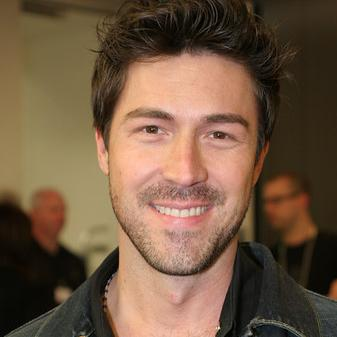
#> input picture 02_Train_FaceRecognition_with_ML/test_images/01.jpg, 337 x 337 px; its folder holds only this picture in this run
$ python -i 02_data_preprocessing_EDA.py   (imports and definitions only)
#> lines starting #> are read from the running program, lines starting #| are printed output that depends on the picture
import pickle
import numpy as np
import pandas as pd

# visualization
import matplotlib.pyplot as plt
import seaborn as sns

# computer vision library
import cv2

# glob
from glob import glob

import warnings
# [1 line not run here, left out]

# extract path of male and female in crop_data folder and put them in a list
fpath = glob('./crop_data/female/*.jpg')
mpath = glob('./crop_data/male/*.jpg')

df_female = pd.DataFrame(fpath, columns=['filepath'])
df_female['gender'] = 'female'

df_male = pd.DataFrame(mpath, columns=['filepath'])
df_male['gender'] = 'male'

df = pd.concat((df_female, df_male), axis=0)

# [5 lines not run here, left out]

# it will take each image path
# then return width of the image


def get_size(path):
    img = cv2.imread(path)
    return img.shape[0]


# store dimension of image in this columns
df['dimension'] = df['filepath'].apply(get_size)

# [1 line not run here, left out]

dist_gender = df['gender'].value_counts()
# [1 line not run here, left out]

fig, ax = plt.subplots(nrows=1, ncols=2)
# [16 lines not run here, left out]

df_filter = df.query('dimension > 60')
# [3 lines not run here, left out]


# Structure the image¶
# 100 x 100
def structuring(path):
#> called with path = 'test_images/01.jpg'
    try:

        # step - 1: read image
        img = cv2.imread(path)  # BGR
#> img is the input picture: shape (337, 337, 3); mean B, G, R 66.5, 88.4, 113.6
        # step - 2: convert into grayscale
        gray = cv2.cvtColor(img, cv2.COLOR_BGR2GRAY)
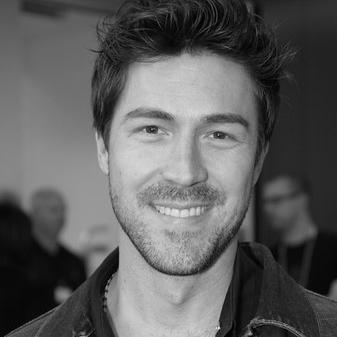
#> gray: shape (337, 337); min 0, max 233, mean 93.5
        # step -3: resize into 100 x 100 array

        size = gray.shape[0]
#> size = 337
        if size >= 100:
            # cv2.INTER_AREA (SHINK)
            gray_resize = cv2.resize(gray, (100, 100), cv2.INTER_AREA)
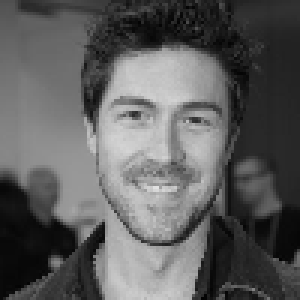
#> gray_resize: shape (100, 100) (shown 3 times larger); min 2, max 226, mean 93.3
        else:
            # cv2.INTER_CUBIC (ENLARGE)
            gray_resize = cv2.resize(gray, (100, 100), cv2.INTER_CUBIC)

        # step -4: Flatten Image (1x10,000)
        flatten_image = gray_resize.flatten()
#> flatten_image = 10000 values, max 226 at index 6252, min 2 at index 8693, mean 93.35
        return flatten_image

    except:
        return None


df_filter['data'] = df_filter['filepath'].apply(
    structuring)  # convert all images into 100 x 100
# [1 line not run here, left out]

data = df_filter['data'].apply(pd.Series)
# [1 line that did not run here, left out]
# [1 line not run here, left out]

# since for 8 bit image max value is 255
# therefore we are dividing each and every pixel with 255
data = data/255.0
data['gender'] = df_filter['gender']
# [11 lines not run here, left out]

>>> result = structuring('test_images/01.jpg')
#> result has the same summary as flatten_image in structuring

$ run again, on 02_Train_FaceRecognition_with_ML/test_images/02.jpg
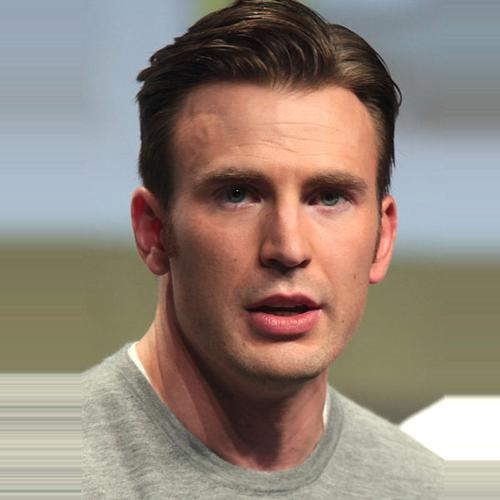
#> input picture 02_Train_FaceRecognition_with_ML/test_images/02.jpg, 500 x 500 px
#> in structuring, img is the input picture: shape (500, 500, 3); mean B, G, R 122.1, 132.9, 146.2
#> in structuring, `gray = cv2.cvtColor(img, cv2.COLOR_BGR2GRAY)`:
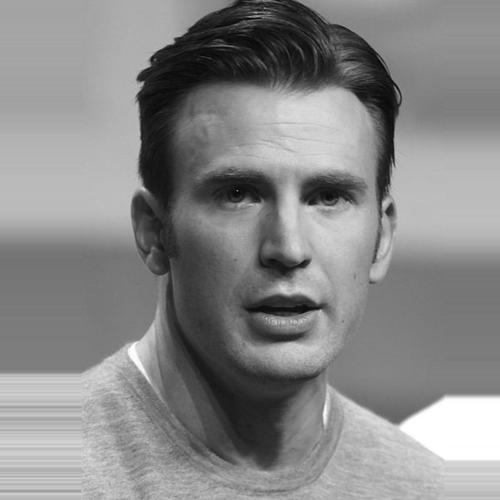
#> gray: shape (500, 500); min 1, max 255, mean 135.6
#> in structuring, `gray_resize = cv2.resize(gray, (100, 100), cv2.INTER_AREA)`:
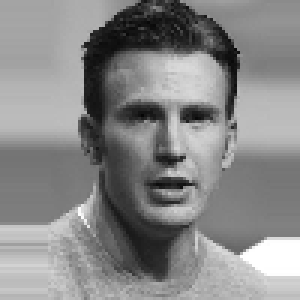
#> gray_resize: shape (100, 100) (shown 3 times larger); min 5, max 255, mean 135.7
#> flatten_image = 10000 values, max 255 at index 8190, min 5 at index 3847, mean 135.7
#> result has the same summary as flatten_image in structuring

$ run again, on 02_Train_FaceRecognition_with_ML/test_images/03.jpg
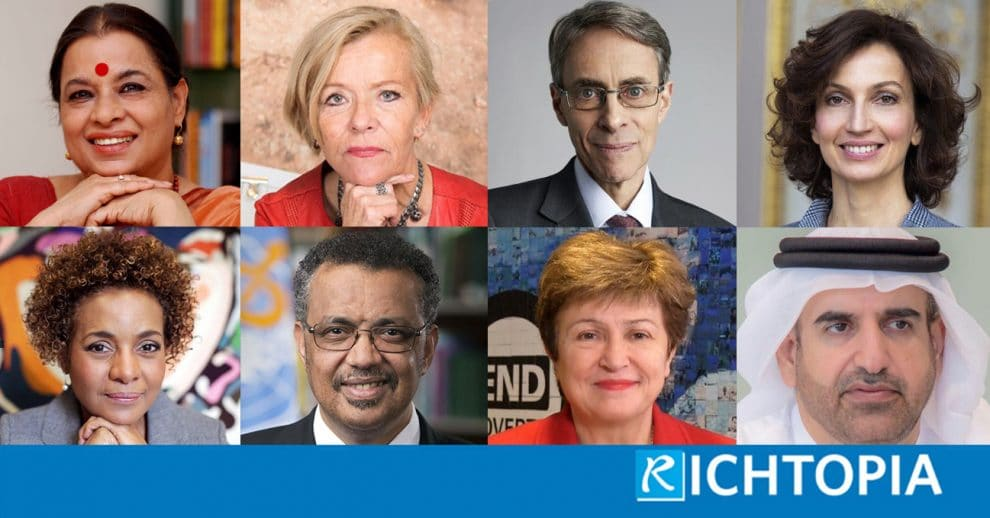
#> input picture 02_Train_FaceRecognition_with_ML/test_images/03.jpg, 990 x 518 px
#> in structuring, img is the input picture: shape (518, 990, 3); mean B, G, R 125.6, 124.7, 132.8
#> in structuring, `gray = cv2.cvtColor(img, cv2.COLOR_BGR2GRAY)`:
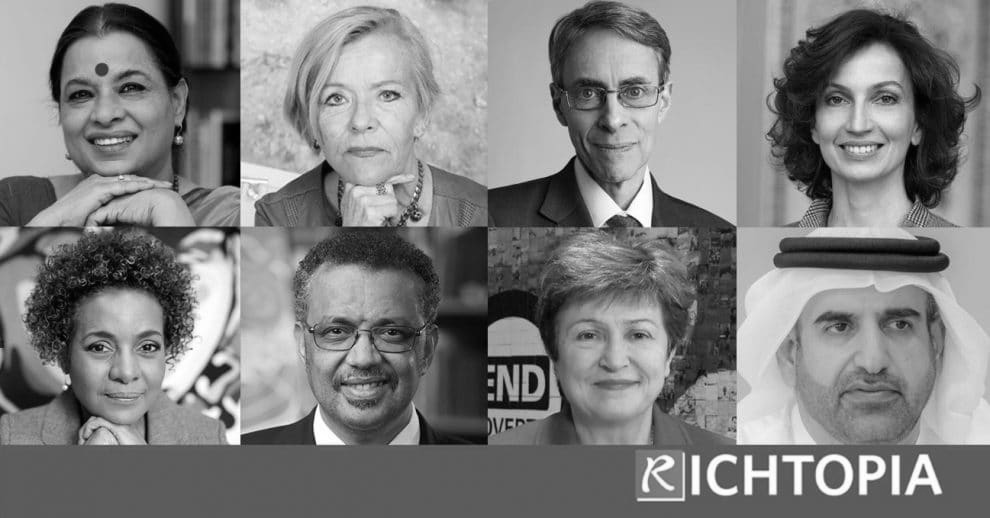
#> gray: shape (518, 990); min 0, max 255, mean 127.2
#> in structuring, `gray_resize = cv2.resize(gray, (100, 100), cv2.INTER_AREA)`:
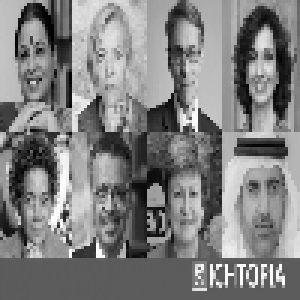
#> gray_resize: shape (100, 100) (shown 3 times larger); min 1, max 255, mean 127.5
#> flatten_image = 10000 values, max 255 at index 8332, min 1 at index 1217, mean 127.5
#> result has the same summary as flatten_image in structuring
